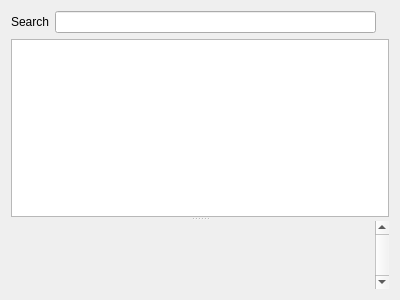
<?xml version="1.0" encoding="UTF-8"?>
<ui version="4.0">
 <class>PatientSelector</class>
 <widget class="QWidget" name="PatientSelector">
  <property name="geometry">
   <rect>
    <x>0</x>
    <y>0</y>
    <width>400</width>
    <height>300</height>
   </rect>
  </property>
  <property name="windowTitle">
   <string>Form</string>
  </property>
  <layout class="QGridLayout" name="gridLayout_2">
   <item row="0" column="0">
    <widget class="QLabel" name="label_2">
     <property name="text">
      <string>Search</string>
     </property>
    </widget>
   </item>
   <item row="0" column="1">
    <widget class="Utils::QButtonLineEdit" name="searchLine"/>
   </item>
   <item row="0" column="2">
    <widget class="QLabel" name="numberOfPatients">
     <property name="text">
      <string/>
     </property>
    </widget>
   </item>
   <item row="1" column="0" colspan="3">
    <widget class="Utils::MiniSplitter" name="splitter">
     <property name="orientation">
      <enum>Qt::Vertical</enum>
     </property>
     <widget class="QTableView" name="tableView">
      <property name="editTriggers">
       <set>QAbstractItemView::NoEditTriggers</set>
      </property>
      <property name="alternatingRowColors">
       <bool>true</bool>
      </property>
      <property name="selectionMode">
       <enum>QAbstractItemView::SingleSelection</enum>
      </property>
      <property name="selectionBehavior">
       <enum>QAbstractItemView::SelectRows</enum>
      </property>
      <property name="verticalScrollMode">
       <enum>QAbstractItemView::ScrollPerPixel</enum>
      </property>
      <property name="horizontalScrollMode">
       <enum>QAbstractItemView::ScrollPerPixel</enum>
      </property>
      <property name="gridStyle">
       <enum>Qt::DashLine</enum>
      </property>
      <attribute name="horizontalHeaderCascadingSectionResizes">
       <bool>true</bool>
      </attribute>
      <attribute name="horizontalHeaderShowSortIndicator" stdset="0">
       <bool>true</bool>
      </attribute>
      <attribute name="horizontalHeaderStretchLastSection">
       <bool>true</bool>
      </attribute>
      <attribute name="verticalHeaderVisible">
       <bool>false</bool>
      </attribute>
     </widget>
     <widget class="QScrollArea" name="scrollArea">
      <property name="frameShape">
       <enum>QFrame::NoFrame</enum>
      </property>
      <property name="verticalScrollBarPolicy">
       <enum>Qt::ScrollBarAlwaysOn</enum>
      </property>
      <property name="widgetResizable">
       <bool>true</bool>
      </property>
      <widget class="QWidget" name="scrollAreaWidgetContents">
       <property name="geometry">
        <rect>
         <x>0</x>
         <y>0</y>
         <width>369</width>
         <height>73</height>
        </rect>
       </property>
       <layout class="QGridLayout" name="gridLayout">
        <property name="leftMargin">
         <number>0</number>
        </property>
        <property name="topMargin">
         <number>0</number>
        </property>
        <property name="rightMargin">
         <number>0</number>
        </property>
        <property name="bottomMargin">
         <number>0</number>
        </property>
        <property name="spacing">
         <number>0</number>
        </property>
        <item row="0" column="0">
         <widget class="Patients::Internal::IdentityViewerWidget" name="identity" native="true"/>
        </item>
       </layout>
      </widget>
     </widget>
    </widget>
   </item>
  </layout>
 </widget>
 <customwidgets>
  <customwidget>
   <class>Utils::QButtonLineEdit</class>
   <extends>QLineEdit</extends>
   <header location="global">utils/widgets/qbuttonlineedit.h</header>
  </customwidget>
  <customwidget>
   <class>Patients::Internal::IdentityViewerWidget</class>
   <extends>QWidget</extends>
   <header location="global">patientbaseplugin/identityviewerwidget.h</header>
   <container>1</container>
  </customwidget>
  <customwidget>
   <class>Utils::MiniSplitter</class>
   <extends>QSplitter</extends>
   <header location="global">utils/widgets/minisplitter.h</header>
   <container>1</container>
  </customwidget>
 </customwidgets>
 <resources/>
 <connections/>
</ui>
